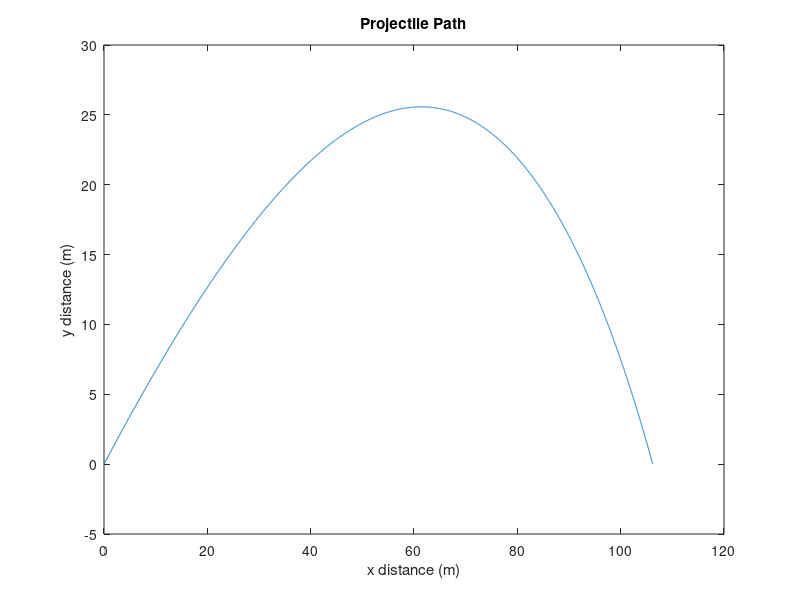

MATLAB code to generate this figure:

%Constants for Baseball
  m=.145 %kg
  A=pi*(.0366*2)^2/4 %m^2
  C=.5 %Drag Coefficient of a sphere
  rho= 1.2 %kg/m^3 (density of air)
  D=rho*C*A/2
  g=9.81 %m/s^2 (acceleration due to gravity)
    %Initial Conditions
    delta_t= .001 %s
    x(1)=0
    y(1)=0
    v=50 %m/s
    theta=35 %deg
    vx=v*cosd(theta)
    vy=v*sind(theta)
    t(1)=0 
    %Start Loop
    i=1
    while min(y)> -.001
        ax=-(D/m)*v*vx;
        ay=-g-(D/m)*v*vy;
        vx=vx+ax*delta_t;
        vy=vy+ay*delta_t;
        x(i+1)=x(i)+vx*delta_t+.5*ax*delta_t^2;
        y(i+1)=y(i)+vy*delta_t+.5*ay*delta_t^2;
        t(i+1)=t(i)+delta_t;
        v = sqrt(vx^2 + vy^2);
        i=i+1;
    end
    plot(x,y)
    xlabel('x distance (m)')
    ylabel('y distance (m)')
    title('Projectile Path')
